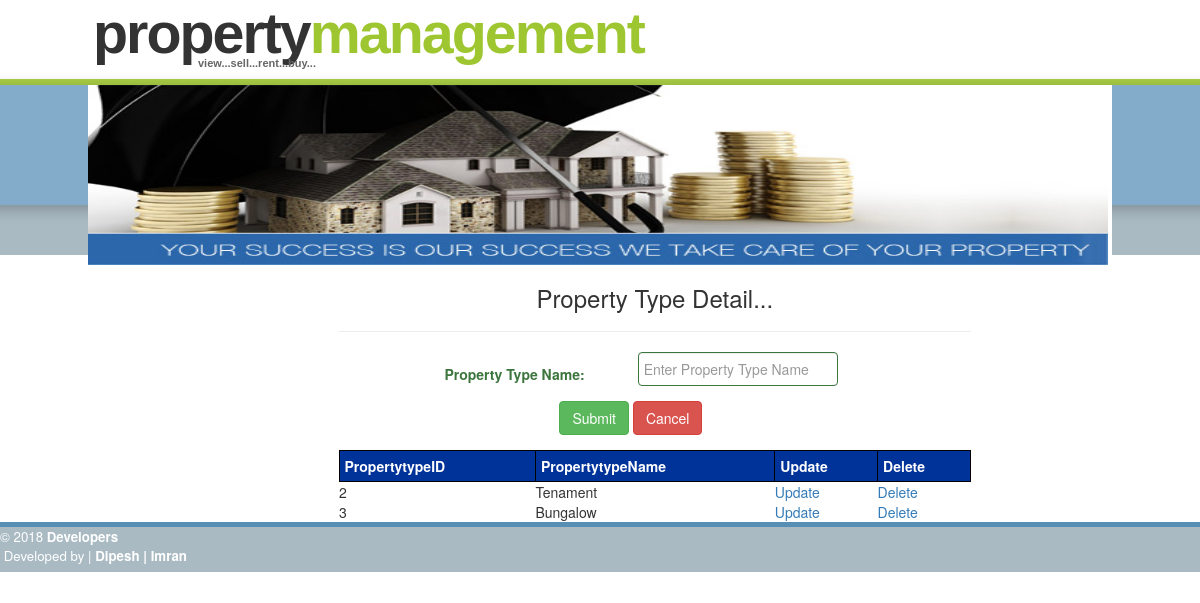
/admin/index.php?page=propertytype.php, run on the app's committed database.
### tables this page shows
CREATE TABLE IF NOT EXISTS `tblpropertytype` (
  `propertytypeid` int(4) NOT NULL AUTO_INCREMENT,
  `propertytypename` varchar(50) NOT NULL,
  PRIMARY KEY (`propertytypeid`)
);

### admin/propertytypegrid.php (the view, shortened to what this page needs)
<!DOCTYPE html PUBLIC "-//W3C//DTD XHTML 1.0 Transitional//EN" "http://www.w3.org/TR/xhtml1/DTD/xhtml1-transitional.dtd">
<html xmlns="http://www.w3.org/1999/xhtml">
<head>
<link href="bootstrap-3.3.2/css/bootstrap.css" rel="stylesheet" type="text/css" />
</head>
<?php
$query = "select * from tblpropertytype";
$res = mysql_query($query);
?>
<body>
<form class="form-horizontal" name="frmpropertytype" action="index.php?page=propertytypeinsert.php" onsubmit="return validate();" method="post">
<table border="1px">
	<tr>
		<th>PropertytypeID</th>
		<th>PropertytypeName</th>
		<th>Update</th>
		<th>Delete</th>
	</tr>
<?php
	while($row = mysql_fetch_array($res))
	{
		echo "<tr>";
			echo "<td>".$row["propertytypeid"]."</td>";
			echo "<td>".$row["propertytypename"]."</td>";
			echo "<td><a href='propertytypeupdate.php?ptuid=".$row["propertytypeid"]."''>Update</a></td>";
			echo "<td><a href='propertytypegrid.php?ptid=".$row["propertytypeid"]."'>Delete</a></td>";
		echo "</tr>";
	}
?>
</table>
</body>
</html>

### admin/images/BrightSide.css (style rules this page uses)
* { padding: 0; margin: 0; }
body { margin: 0; padding: 0; font: .70em/1.5em Verdana, Tahoma, Helvetica, sans-serif; color: #666666; background: #A9BAC3 url(bg.gif) repeat-x; text-align: center; }
a { color: #4284B0; background-color: inherit; text-decoration: none; }
table { border:0px solid black; width:100%; }
table td { border:0px solid black; }
table th { padding:5px; background-color:#003399; color:#FFFFFF; }

### data on the page
tblpropertytype: propertytypeid "2", propertytypename "Tenament"
tblpropertytype: propertytypeid "3", propertytypename "Bungalow"
